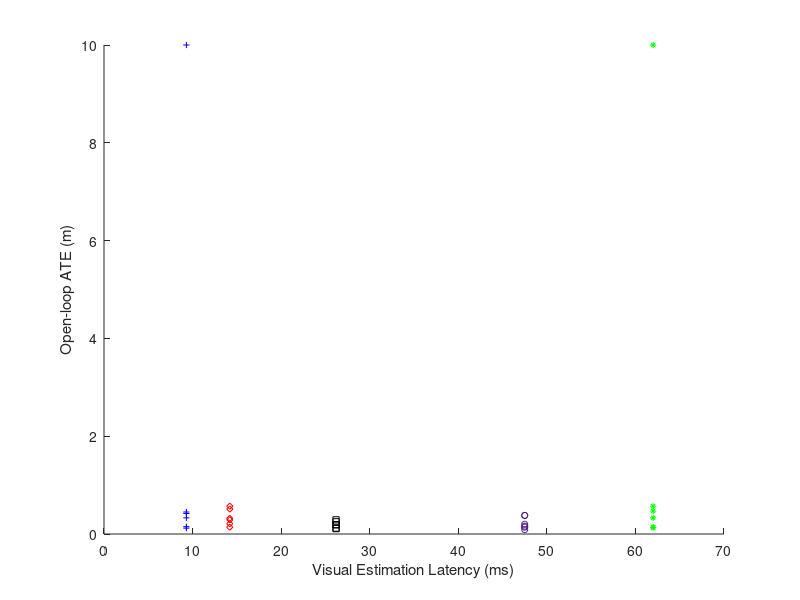

This figure's MATLAB source: (Note: this script raises an error after producing the figure.)
clear all
close all

addpath('/mnt/DATA/SDK/altmany-export_fig');

methods = {
  'SVO';
  'MSC';
  'GF';
  'ORB';
  'VINS';
  };

marker_symbol = {
  '+';
  'd';
  's';
  'o';
  '*';
  };

marker_color = {
  [0 0 1];              % svo
  [1 0 0];              % msc
  [0 0 0];              % gf
  [0.3 0.1 0.5];        % orb
  [0 1 0];              % vins
  };

ATE = [
  0.15, 0.21, 0.12, 0.14, 0.14;
  0.12, 0.14, 0.11, 0.38, 0.13;
  0.33, 0.32, 0.19, 0.16, 10.0;
  0.45, 0.29, 0.19, 0.20, 0.33;
  0.42, 0.57, 0.25, 0.09, 0.57;
  10.0, 0.51, 0.29, 0.38, 0.47;
  ];

latency = {
  9.3, 14.2, 26.2, 47.5, 62.0
  };

save_path = './output/ICRA20/';

%%
h = figure;
clf
hold on
for mn=1:length(methods)
  for sn=1:size(ATE,1)
    scatter(latency{mn}, ATE(sn, mn), 20, marker_color{mn}, marker_symbol{mn})
  end
end

xlabel('Visual Estimation Latency (ms)');
ylabel('Open-loop ATE (m)');

legend_style = gobjects(length(methods),1);
for i=1:length(methods)
  legend_style(i) = plot(nan, nan, marker_symbol{i}, ...
    'color', marker_color{i});
end
legend(legend_style, methods, 'Location', 'best')

rectangle('Position',[0,5,80,5],'FaceColor',[0 .5 .5],'EdgeColor','b',...
    'LineWidth',1)
set(gca, 'YScale', 'log');

export_fig(h, [save_path '/OpenLoop.fig']); % , '-r 200');
export_fig(h, [save_path '/OpenLoop.png']); % , '-r 200');
